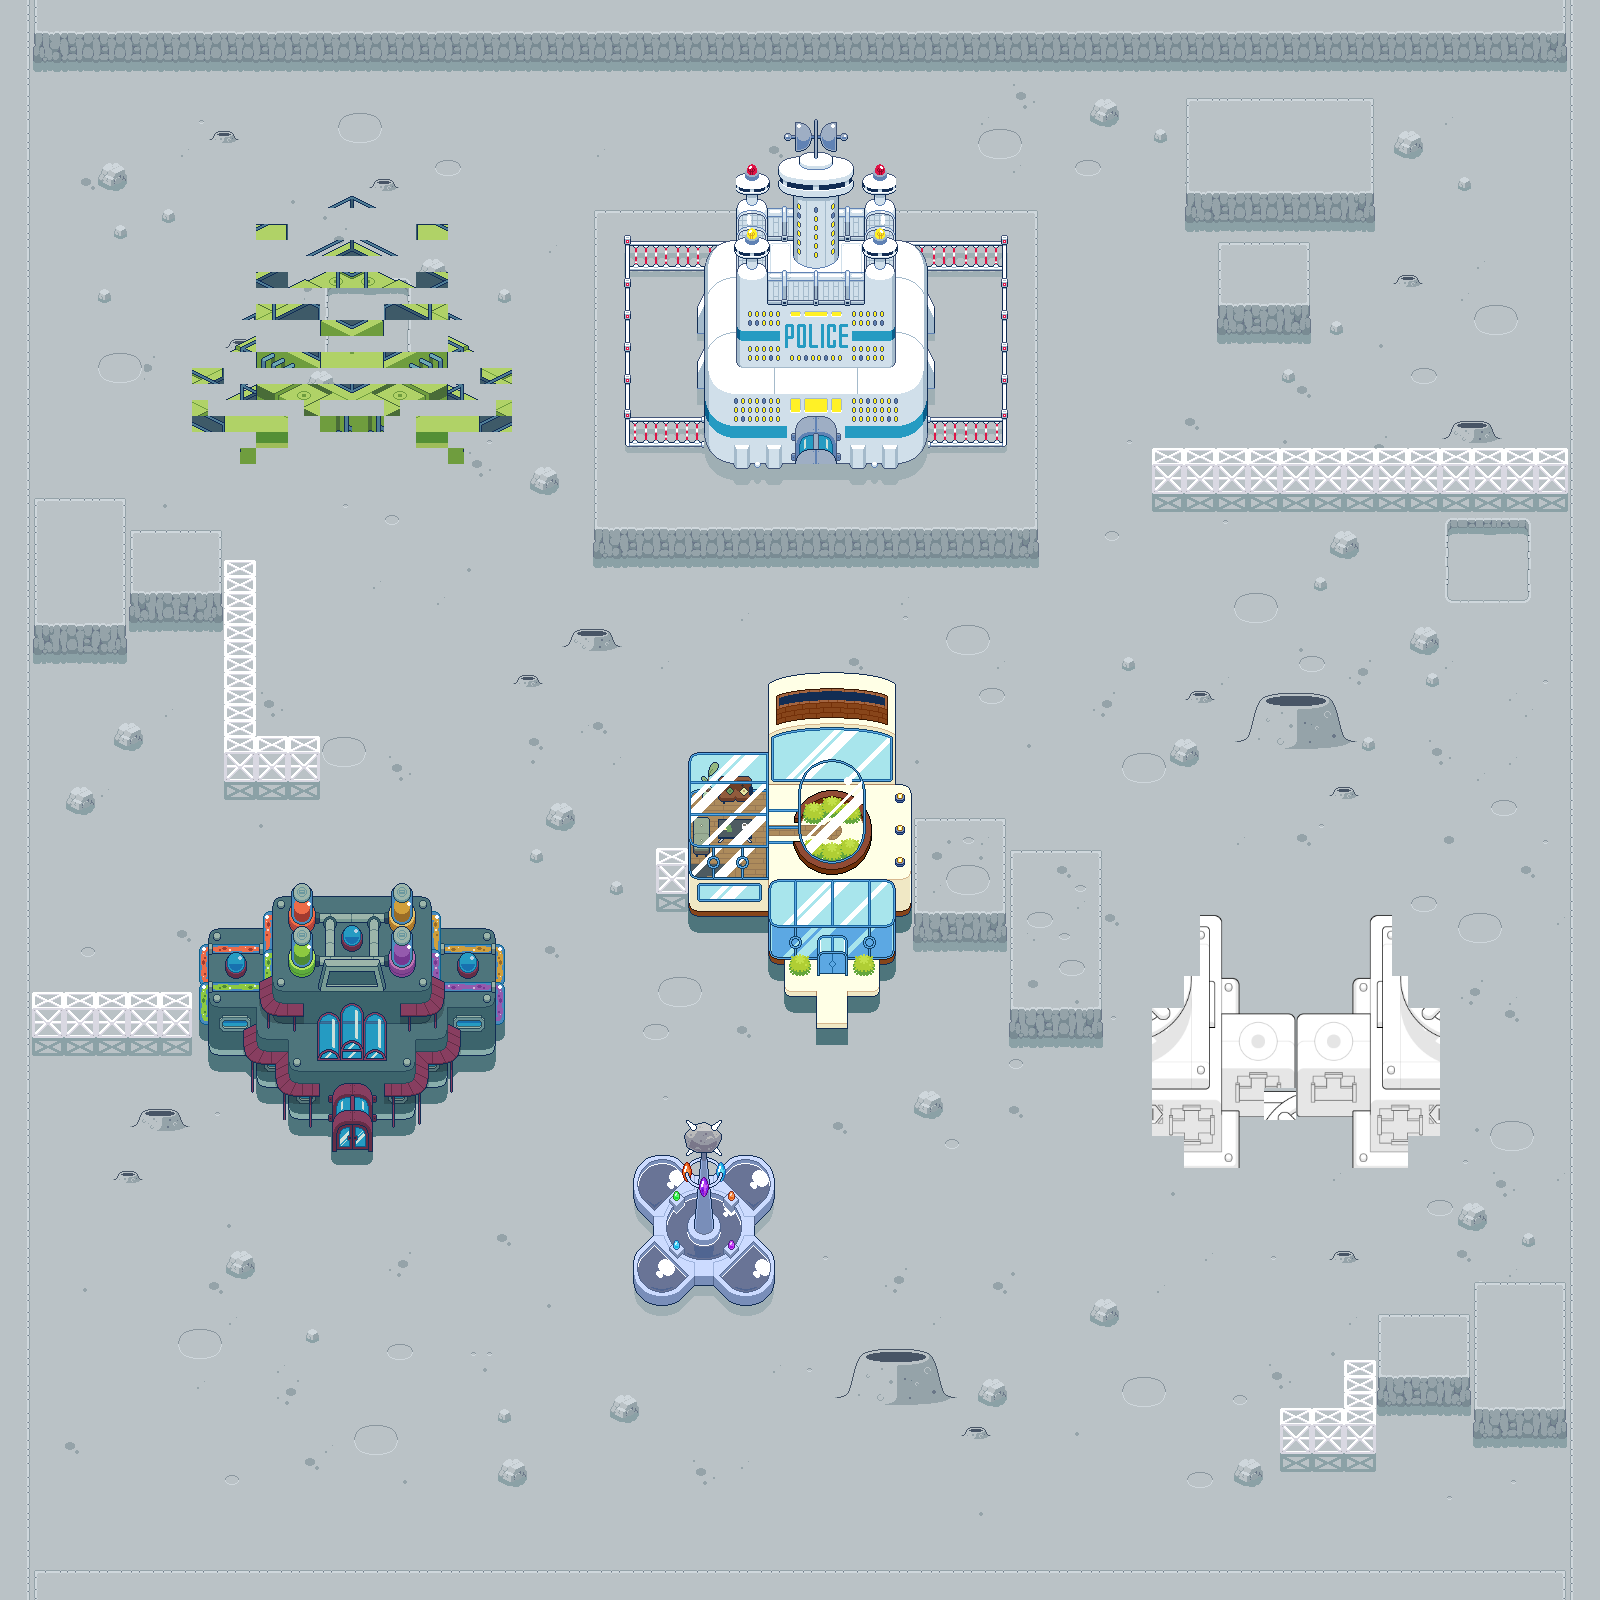

Rendered tile map (Tiled .tmx) drawn with the repository's tilesets; below, a short description and the map source with its tile grids summarised:
An orthogonal 100x100 tile map with 16x16 px tiles, 6 tile layers (ground_fill, ground, wall1, shadow, ...), 7 tilesets.

<map version="1.8" tiledversion="1.8.4" orientation="orthogonal" renderorder="right-down" width="100" height="100" tilewidth="16" tileheight="16" infinite="0" nextlayerid="10" nextobjectid="1">
 <tileset firstgid="1" source="moon_base.tsx" />
 <tileset firstgid="239" source="bar_exterior.tsx" />
 <tileset firstgid="723" source="house_exterior.tsx" />
 <tileset firstgid="1191" source="police_station_exterior.tsx" />
 <tileset firstgid="1480" source="bank_exterior.tsx" />
 <tileset firstgid="1624" source="fountain_tiles.tsx" />
 <tileset firstgid="1774" source="shop_exterior.tsx" />
 <layer id="1" name="ground_fill" width="100" height="100" locked="1">
  <data>[10000 cells, 10000 non-empty, 1 distinct tile ids]</data>
 </layer>
 <layer id="8" name="ground" width="100" height="100">
  <data>[10000 cells, 735 non-empty, 78 distinct tile ids]</data>
 </layer>
 <layer id="6" name="wall1" width="100" height="100">
  <data>[10000 cells, 2286 non-empty, 103 distinct tile ids]</data>
 </layer>
 <layer id="5" name="shadow" width="100" height="100">
  <data>[10000 cells, 326 non-empty, 128 distinct tile ids]</data>
 </layer>
 <layer id="4" name="fence" width="100" height="100">
  <data>[10000 cells, 68 non-empty, 16 distinct tile ids]</data>
 </layer>
 <layer id="2" name="buildings" width="100" height="100">
  <data>[10000 cells, 1366 non-empty, 995 distinct tile ids]</data>
 </layer>
</map>